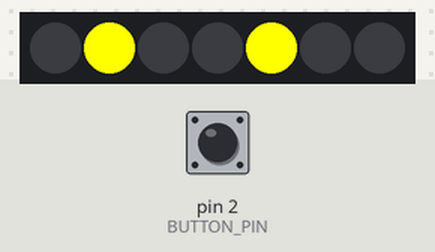
The sketch below on a simulated Arduino Uno, built with avr-gcc and run on an emulated ATmega328P. Parts: 7 RGB LEDs in strip order, left to right. The test bench sets the inputs (shaded band); at power-on: pin 2 (BUTTON_PIN) HIGH.

Above: at 1.28 s.
1.3 s: pin 2 (BUTTON_PIN) pulled LOW for 0.15 s
At 1.9 s:
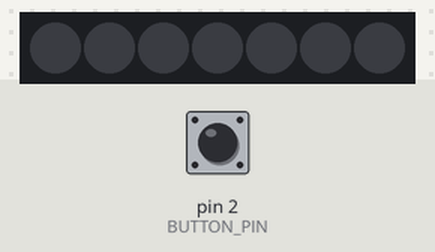
2.9 s: pin 2 (BUTTON_PIN) pulled LOW for 1 s
At 4.1 s:
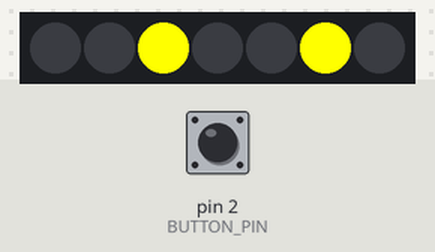
4.5 s: pin 2 (BUTTON_PIN) pulled LOW for 3.2 s
At 8.4 s:
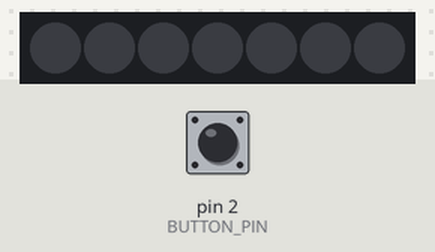
Timing chart, 0 to 9.9 s (numbered marks = the images above; inputs shaded):
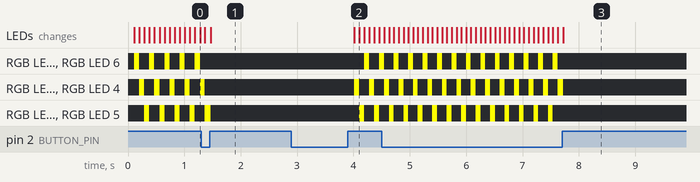

Measured:
- after the input at 1.3 s, the LEDs: first differ from a run without the input after 0.17 s (image 1)
- after the input at 2.9 s, RGB LED 0: off → RGB(255, 255, 0) after 1.3 s, → off 0.09 s later, → RGB(255, 255, 0) 0.18 s later; RGB LED 1: alternates RGB(255, 255, 0) for 0.09 s and off for 0.18 s, starting after 1.1 s

The sketch:

xmas_chase_off.ino
```cpp
#include <Adafruit_NeoPixel.h>

#define BUTTON_PIN   2 // Digital pin connected to the button.

#define PIXEL_PIN    6  // Digital pin connected to the lights.

#define PIXEL_COUNT 7  // Number of NeoPixels

// Declare our NeoPixel strip object:
Adafruit_NeoPixel strip(PIXEL_COUNT, PIXEL_PIN, NEO_GRB + NEO_KHZ800);
// Argument 1 = Number of pixels in NeoPixel strip
// Argument 2 = Arduino pin number (most are valid)
// Argument 3 = Pixel type flags, add together as needed:
//   NEO_KHZ800  800 KHz bitstream (most NeoPixel products w/WS2812 LEDs)
//   NEO_KHZ400  400 KHz (classic 'v1' (not v2) FLORA pixels, WS2811 drivers)
//   NEO_GRB     Pixels are wired for GRB bitstream (most NeoPixel products)
//   NEO_RGB     Pixels are wired for RGB bitstream (v1 FLORA pixels, not v2)
//   NEO_RGBW    Pixels are wired for RGBW bitstream (NeoPixel RGBW products)

boolean oldState = LOW; // button state variable
int mode = 0;  // Currently-active mode

long counter = 0; // current count of the cycle
long maxCount = 10000; // max level to cycle counter adjust to change the speed

int location = 0; //number of the light location

void setup() {
pinMode(BUTTON_PIN, INPUT_PULLUP); // Initialize Button
  strip.begin(); // Initialize NeoPixel strip object
  strip.show(); // Initialize all pixels to 'off'
}

void loop() {
  // Get current button state.
  boolean newState = digitalRead(BUTTON_PIN);


  // Check if state changed from high to low (button press).
  if ((newState == HIGH) && (oldState == LOW)) {
    // Short delay to debounce button.
    delay(20);
    // Check if button is still low after debounce.
    newState = digitalRead(BUTTON_PIN);
    if (newState == HIGH) {
      mode++;
      if (mode > 1) mode = 0;
    }
  }
  oldState = newState;
  switch (mode) {
    case 0:
    //turn off the lights
      strip.clear();
      strip.show();
      break;
    case 1:
    //turn  on the lights in a chase pattern
      counter++;
      if (counter == maxCount) {
        lightChase(strip.Color(255, 255, 0), location); // white
        counter = 0;
        location++;
        if (location == 3) {
          location = 0;
        }
      }
      break;


  }
}

void lightChase(uint32_t color, int location) {
      strip.clear();         //   Set all pixels in RAM to 0 (off)
      // 'i' counts up from 'location' to end of strip in steps of 3...
      for (int i = location; i < strip.numPixels(); i += 3) {
        strip.setPixelColor(i, color); // Set pixel 'i' to value 'color'
      }
      strip.show(); // Update strip with new contents
  }
```
